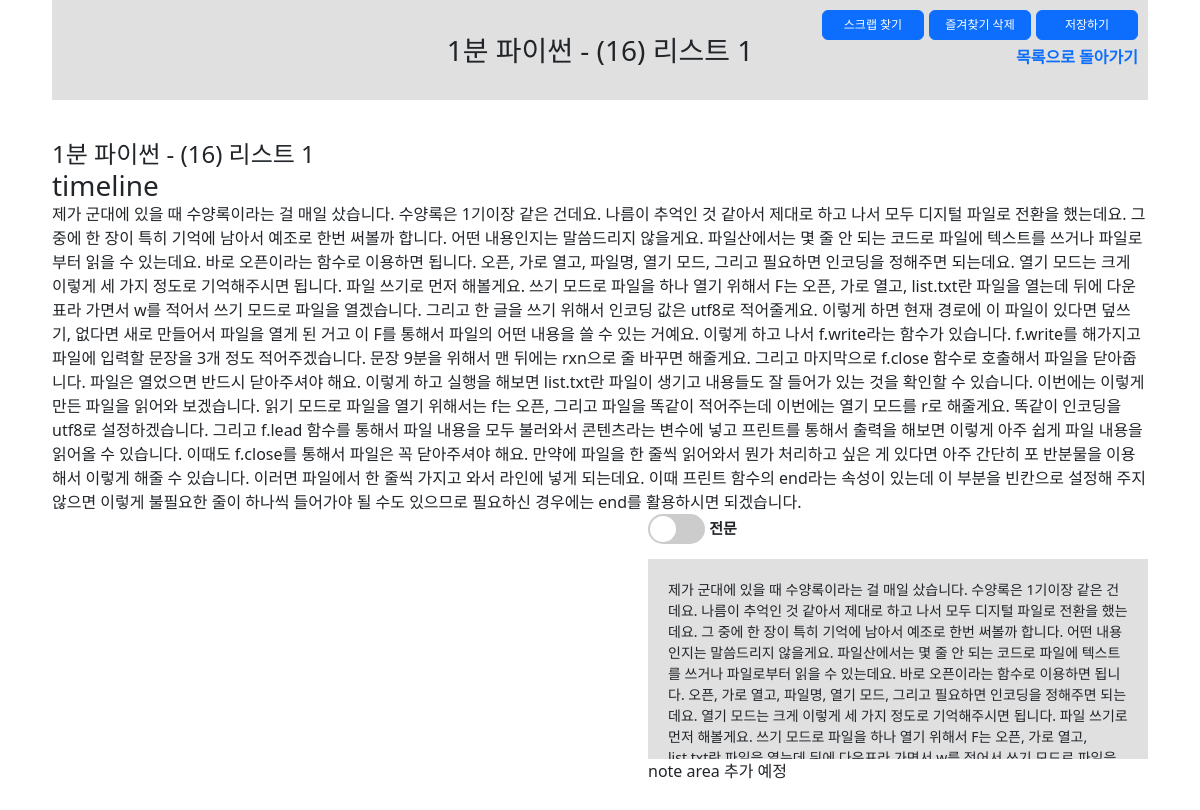
The app's page /13/ (signed in) with its own data.
### boards/models.py (models this page shows, shortened)
class Board(models.Model):
    input_type_choices = [
        ('input_text', '텍스트 요약'),
        ('input_youtube', 'Youtube 영상 링크 입력'),
        ('input_video', '영상 파일 업로드')
    ]
    title = models.TextField(blank=True)
    input_type = models.TextField(choices=input_type_choices, null=True)
    input_text = models.TextField(blank=True, null=True)
    input_youtube = models.TextField(blank=True, null=True)
    input_video = models.FileField(upload_to='videos/', blank=True, null=True)
    total_text = models.TextField(blank=True, null=True)
    summary_text = models.TextField(blank=True, null=True)
    timeline_text = models.TextField(blank=True, null=True)
    note = models.TextField(blank=True, null=True)
    user_id = models.ForeignKey(CustomUser, on_delete=models.CASCADE)
    favorite = models.BooleanField(default=False)
    created_at = models.DateTimeField(auto_now_add=True)
    updated_at = models.DateTimeField(auto_now=True)

### boards/views.py (the view, shortened to what this page needs)
# urls.py: path('<int:pk>/', views.BoardDetailView.as_view(), name='board_detail'),
class BoardDetailView(LoginRequiredMixin, DetailView):
    model = Board
    template_name = 'boards/board_detail.html'
    form_class = BoardNoteForm  # BoardCreateForm
    def get_object(self, queryset=None):
        obj = get_object_or_404(Board, id=self.kwargs['pk'])
        if obj.user_id != self.request.user:
            raise HttpResponseForbidden("You are not allowed to view this summary.")
        return obj

### boards/templatetags/custom_filters.py (called while the page is built)
@register.filter
def add_timestamp_links(text):
    lines = text.split('\n')
    result = []
    for line in lines:
        parts = line.split(' ')
        new_parts = []
        for part in parts:
            if ':' in part and part.endswith(','):
                timestamp = part[:-1]
                link = '<a href="#" onclick="seekToTimestamp({});">{}</a>, '.format(timestamp, part)
                new_parts.append(link)
            else:
                new_parts.append(part)
        result.append(' '.join(new_parts))
    return mark_safe('\n'.join(result))

### templates/boards/board_detail.html (shortened to what this page needs)
{% extends 'base.html' %}
{% load static %}
{% block content %}
{% load custom_filters %}
<section class="board_detail {{ object.input_type }}">
    <div class="toparea">
        <h3 class="tit">{{ object.title }}</h3>
        <ul class="btnarea">
            {% if object.input_type != "input_text" %}
            <li><a href="#" class="btn btn-primary">스크랩 찾기</a></li>
            {% endif %}
            <li>
                <form method="post" id="fav_modify" action="{% url 'boards:modifiy_favorite' object.pk %}">
                    <button type="submit" form="fav_modify" class="btn btn-primary">
                        {% if object.favorite %} 즐겨찾기 삭제 {% else %} 즐겨찾기 추가 {% endif%}
                    </button>
                </form>
            </li>
            <li><a href="#" class="btn btn-primary">저장하기</a></li>
            <li class="goback"><a href="{% url 'boards:board_list' %}">목록으로 돌아가기</a></li>
        </ul>
    </div>
    <div class="detail_content">
    {% if object.input_type == "input_text" %}
    <div class="input_text">
        <h4 class="txt_tit">{{ object.title }} 에 작성된 텍스트의 전문/요약문입니다.</h4>
        <div id="wholeText" class="textSection">
            <div class="toggleBtn">
                <label class="switch">
                    <input type="checkbox" id="toggleText" />
                    <span class="slider round"></span>
                </label>
                <span class="opt total_text on">전문</span><span class="opt summary_text">요약문</span>
            </div>
            <div class="content on">{{ object.total_text|linebreaks }}</div>
            <div class="content ">{{ object.summary_text|linebreaks }}</div>
        </div>
        <div class="notearea">
            note area 추가 예정
        </div>
    </div>
    {% elif object.input_type == "input_youtube" %}
    <div class="videos">
        <h4>{{ object.title }}</h4>
        <div class="videoSection">
            <div id="timeline">
                <h3>timeline</h3>
                <p>{{ object.timeline_text|add_timestamp_links }}</p>
            </div>
        </div>
        <div class="textSection">
            <div class="txt">
                <div class="toggleBtn">
                    <label class="switch">
                        <span class="slider round"></span>
                    </label>
                    <span class="opt total_text on">전문</span><span class="opt summary_text">요약문</span>
                </div>
                <div class="content on">{{ object.total_text|linebreaks }}</div>
            </div>
            <div class="notearea">
                note area 추가 예정
            </div>
        </div>
    </div>
    {% endif %}
    </div>
</section>
{% endblock %}

### static/css/style.css (style rules this page uses)
html, body, h1, h2, h3, h4, h5, h6, dl, dt, dd, ol, ul, li, div, p, strong, span { margin: 0; padding: 0; list-style: none; }
html, body { position: relative; width: 100%; height: 100%; }
a { text-decoration: none; }
.board_detail { width: 100%; padding: 0 40px; }
.board_detail .toparea { position: relative; width: 100%; height: 100px; background-color: #E0E0E0; }
.board_detail .toparea h3.tit { line-height: 100px; text-align: center; }
.board_detail .toparea ul { position: absolute; top: 10px; right: 10px; }
.board_detail .toparea li { float: left; margin-left: 5px; }
.board_detail .toparea li.goback { clear: both; float: right; margin-top: 5px; font-weight: bold; }
.board_detail .toparea .btn { width: 102px; font-size: 12px; padding: 5px; }
.detail_content .switch { position: relative; display: inline-block; width: 57px; height: 30px; vertical-align:middle; }
.detail_content .textSection .toggleBtn { margin-bottom: 15px; }
.detail_content .toggleBtn .slider { position: absolute; cursor: pointer; top: 0; left: 0; right: 0; bottom: 0; background-color: #ccc; -webkit-transition: .4s; transition: .4s; }
.detail_content .toggleBtn .slider:before { position: absolute; content: ""; height: 26px; width: 26px; left: 2px; bottom: 2px; background-color: white; -webkit-transition: .4s; transition: .4s; }
.toggleBtn .slider.round { border-radius: 34px; }
.toggleBtn .slider.round:before { border-radius: 50%; }
.detail_content .toggleBtn .opt { margin: 0px; display: none; font-size:15px; font-weight:bold; visibility: hidden; }
.detail_content .toggleBtn .opt.on { visibility: visible; display: inline-block; }
.detail_content { position: relative; clear: both; float: none; width: 100%; padding: 40px 0 0 ; }
.detail_content .videoSection { float: left; }
.detail_content .textSection { float: right; width: 500px; height: 350px; }
.detail_content .textSection .content { display: none; overflow-y: scroll; height: 200px; padding: 20px; background-color: #E0E0E0; font-size: 14px; }
.detail_content .textSection .content.on { display: block; }

### records on screen
Board: title "1분 파이썬 - (16) 리스트 1", timeline_text|add_timestamp_links "제가 군대에 있을 때 수양록이라는 걸 매일 샀습니다. 수양록은 1기이장 같은 건데요. 나름이 추억인 것 같아서 제대로 하고 나서 모두 디지털 파일로 전환을 했는데요. 그 중에 한 장이 특히 기억에 남아서 예조로 한번 써볼까 합니다. 어떤 내용인지는 말씀드리지 않을게요. 파일산에서는 몇 줄 안 되는 코드로 파일에 텍스트를 쓰거나 파일로부터 읽을 수 있는데요. 바로 오픈이라는 함수로 이용하면 됩니다. 오픈, 가로 열고, 파일명, 열기 모드, 그리고 필요하면 인코딩을 정해주면 되는데요. 열기 모드는 크게 이렇게 세 가지 정도로 기억해주시면 됩니다. 파일 쓰기로 먼저 해볼게요. 쓰기 모드로 파일을 하나 열기 위해서 F는 오픈, 가로 열고, list.txt란 파일을 열는데 뒤에 다운표라 가면서 w를 적어서 쓰기 모드로 파일을 열겠습니다. 그리고 한 글을 쓰기 위해서 인코딩 값은 utf8로 적어줄게요. 이렇게 하면 현재 경로에 이 파일이 있다면 덮쓰기, 없다면 새로 만들어서 파일을 열게 된 거고 이 F를 통해서 파일의 어떤 내용을 쓸 수 있는 거예요. 이렇게 하고 나서 f.write라는 함수가 있습니다. f.write를 해가지고 파일에 입력할 문장을 3개 정도 적어주겠습니다. 문장 9분을 위해서 맨 뒤에는 rxn으로 줄 바꾸면 해줄게요. 그리고 마지막으로 f.close 함수로 호출해서 파일을 닫아줍니다. 파일은 열었으면 반드시 닫아주셔야…", total_text "제가 군대에 있을 때 수양록이라는 걸 매일 샀습니다. 수양록은 1기이장 같은 건데요. 나름이 추억인 것 같아서 제대로 하고 나서 모두 디지털 파일로 전환을 했는데요. 그 중에 한 장이 특히 기억에 남아서 예조로 한번 써볼까 합니다. 어떤 내용인지는 말씀드리지 않을게요. 파일산에서는 몇 줄 안 되는 코드로 파일에 텍스트를 쓰거나 파일로부터 읽을 수 있는데요. 바로 오픈이라는 함수로 이용하면 됩니다. 오픈, 가로 열고, 파일명, 열기 모드, 그리고 필요하면 인코딩을 정해주면 되는데요. 열기 모드는 크게 이렇게 세 가지 정도로 기억해주시면 됩니다. 파일 쓰기로 먼저 해볼게요. 쓰기 모드로 파일을 하나 열기 위해서 F는 오픈, 가로 열고,…"
